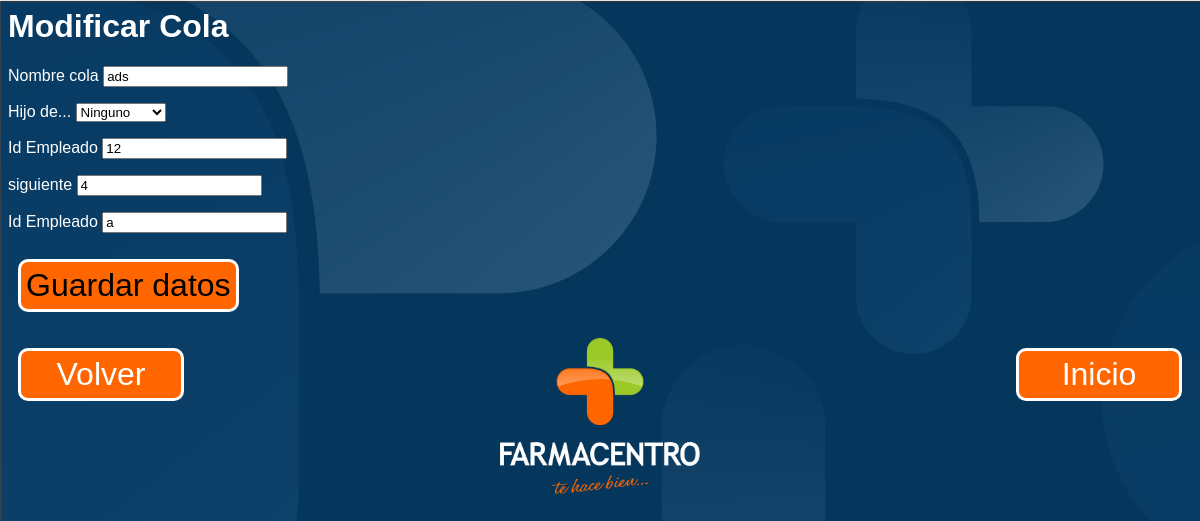
The page /index.php?c=cola&a=modificar&id=18 on the database its author committed.
### tables this page shows
CREATE TABLE `Cola` (
  `idCola` int(10) unsigned NOT NULL AUTO_INCREMENT,
  `nombreCola` varchar(30) DEFAULT NULL,
  `idEmpleado` int(10) DEFAULT NULL,
  `hijoDe` int(10) DEFAULT NULL,
  `siguiente` int(10) DEFAULT NULL,
  `letra` char(1) DEFAULT NULL,
  PRIMARY KEY (`idCola`)
);

### model/cola.php (called while the page is built, shortened)
<?php
class Cola{
    private $idCola;
    private $nombreCola;
    private $idEmpleado;
    private $siguiente;
    private $letra;
    public function getIdCola() {
        return $this->idCola;
    }
    public function setIdCola($idCola) {
        $this->idCola = $idCola;
    }
    public function getNombreCola() {
        return $this->nombreCola;
    }
    public function setNombreCola($nombreCola) {
        $this->nombreCola = $nombreCola;
    }
    function getIdEmpleado() {
        return $this->idEmpleado;
    }
    function setIdEmpleado($idEmpleado) {
        $this->idEmpleado = $idEmpleado;
    }
    function getSiguiente() {
        return $this->siguiente;
    }
    function getLetra() {
        return $this->letra;
    }
    function setSiguiente($siguiente) {
        $this->siguiente = $siguiente;
    }
    function setLetra($letra) {
        $this->letra = $letra;
    }
    public static function get($id){
        try {
            $mdb =  DataBase::getDb();
            $temp = $mdb->prepare("SELECT * FROM Cola WHERE idCola = $id");
            $temp->execute();
            $resultado = $temp->fetchAll();
            $data = new Cola($resultado[0]['idCola'], $resultado[0]['nombreCola'],
                    $resultado[0]['idEmpleado'], $resultado[0]['hijoDe'], $resultado[0]['siguiente'],
                    $resultado[0]['letra']);
        } catch (PDOException $e) {
            print "¡Error!: " . $e->getMessage() . "<br/>";
            die();
        }
        return $data;
    }
}
?>

### controller/ColaController.php (called while the page is built, shortened)
<?php
require_once "model/cola.php";
class ColaController{
  public function modificar(){
      $tmp = Cola::get($_REQUEST['id']);
      require_once "view/header.php";
      require_once "view/cola/colaEdit.php";
      require_once "view/footer.php";
  }
}
?>

### index.php (called while the page is built, shortened)
<?php
$accion = "index";
if(isset($_REQUEST['a'])){
    $accion = $_REQUEST['a'];
}
$controller = new $controller();
$controller->$accion();
?>

### view/cola/colaEdit.php (the view, shortened to what this page needs)
<?php if($tmp->getIdCola() == null){ ?>
<h1>Crear Cola</h1>
<?php } else{ ?>
<h1>Modificar Cola</h1>
<?php }?>
<form method="POST" action="index.php?c=cola&a=save">
        <p>Nombre cola <input type="text" name="nombreCola" size="20" value="<?= $tmp->getNombreCola() ?>"></p>
        <p>Hijo de...
            <select name="idPadre">
                <option value = "-1">Ninguno</option>
            </select>
        <p>Id Empleado <input type="text" name="idEmpleado" size="20" value="<?= $tmp->getIdEmpleado() ?>"></p>
        <p>siguiente <input type="text" name="siguiente" size="20" value="<?= $tmp->getSiguiente() ?>"></p>
        <p>Id Empleado <input type="text" name="letra" size="20" value="<?= $tmp->getLetra() ?>"></p>
        <p><input class="myButton" type="submit" value="Guardar datos" name="B1"></p>
</form>

### view/stylesheet.css (style rules this page uses)
body { background-image: url("images/fondo.png"); font-family: "Arial", sans-serif; color: white; }
.myButton { display:inline-block; background: #ff6600; border:solid 3px #ffffff; min-width:150px; font-size: 2em; text-align: center; -webkit-border-radius: 10px; -moz-border-radius: 10px; border-radius: 10px; margin: 10px; padding: 5px; }

### rows shown on the page
cola: nombreCola "ads", idEmpleado "12", siguiente "4", letra "a"
